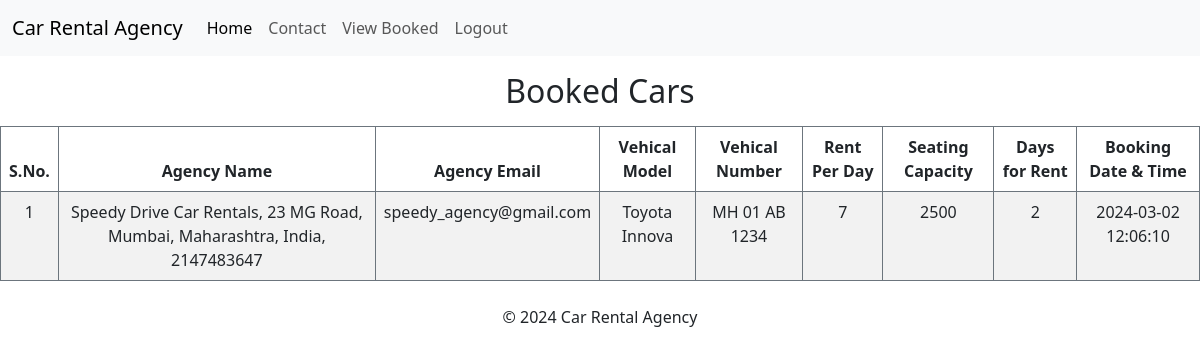
Page /customer/viewbooked.php (signed in) on the committed database.
### tables this page shows
CREATE TABLE `booked_cars` (
  `id` int(11) NOT NULL,
  `vehicle_id` int(11) DEFAULT NULL,
  `customer_id` int(11) NOT NULL,
  `agency_id` int(11) NOT NULL,
  `daysforrent` int(11) NOT NULL,
  `booking_date` timestamp NOT NULL DEFAULT current_timestamp()
);

CREATE TABLE `registerd_agency` (
  `id` int(11) NOT NULL,
  `agency_id` int(11) NOT NULL,
  `user_type` varchar(500) NOT NULL,
  `a_name` varchar(255) NOT NULL,
  `a_add` varchar(500) NOT NULL,
  `a_phone`  varchar(500) NOT NULL,
  `a_email` varchar(500) DEFAULT NULL,
  `a_pass` varchar(500) DEFAULT NULL
);

CREATE TABLE `vehical_table` (
  `vehicle_id` int(11) NOT NULL,
  `agency_id` int(11) DEFAULT NULL,
  `v_model` varchar(600) DEFAULT NULL,
  `v_number` varchar(600) DEFAULT NULL,
  `v_seat` int(11) DEFAULT NULL,
  `v_rent` int(11) DEFAULT NULL
);

### customer/viewbooked.php (the view, shortened to what this page needs)
<?php
if(isset($_SESSION['customer_id'])) {
    $customer_id = $_SESSION['customer_id'];
} else {
    echo "Customer Id not found in session.";
}?>
<!DOCTYPE html>
<html lang="en">
<head>
    <link href="https://cdn.jsdelivr.net/npm/bootstrap@5.3.0-alpha1/dist/css/bootstrap.min.css" rel="stylesheet">
</head>
<body>
    <?php
    require("nav.php");
    ?>
<h2 class="text-center my-3">Booked Cars</h2>
    <table class="table table-bordered text-center border-secondary table-striped table-hover">
        <thead>
        <tr>
                <th>S.No.</th>
                <th>Agency Name</th>
                <th>Agency Email</th>
                <th>Vehical Model</th>
                <th>Vehical Number</th>
                <th>Rent Per Day</th>
                <th>Seating Capacity</th>
                <th>Days for Rent</th>
                <th>Booking Date & Time</th>
            </tr>
        </thead>
        <tbody>
            <?php
            require('../config.php');
            $sql = "SELECT bc.*, vt.*, a.* FROM booked_cars bc
                    JOIN vehical_table vt ON bc.vehicle_id = vt.vehicle_id
                    JOIN registerd_agency a ON bc.agency_id = a.agency_id
                    WHERE bc.customer_id='$customer_id'";
            $result = mysqli_query($conn, $sql);
            $i = 1;
            while ($row = mysqli_fetch_assoc($result)) {
                echo "<tr>";
                echo "<td>" . $i . "</td>";
                echo "<td>" . $row['a_name'].", ".  $row['a_add'].", ".$row['a_phone'] . "</td>";
                echo "<td>" . $row['a_email'] . "</td>";
                echo "<td>" . $row['v_model'] . "</td>";
                echo "<td>" . $row['v_number'] . "</td>";
                echo "<td>" . $row['v_seat'] . "</td>";
                echo "<td>" . $row['v_rent'] . "</td>";
                echo "<td>" . $row['daysforrent'] . "</td>";
                echo "<td>" . $row['booking_date'] . "</td>";
                echo "</tr>";
                $i++;
            }
            ?>
        </tbody>
    </table>
    <footer>
    <div class="container mt-4">
            <div class="row">
                <div class="col-md-12 text-center">
                    <p>&copy; 2024 Car Rental Agency</p>
                </div>
            </div>
        </div>
    </footer>
</body>
</html>

### rows in the picture
booked_cars: registerd_agency.a_name "Speedy Drive Car Rentals", registerd_agency.a_add "23 MG Road, Mumbai, Maharashtra, India", registerd_agency.a_phone "2147483647", registerd_agency.a_email "speedy_agency@gmail.com", vehicle.v_model "Toyota Innova", vehicle.v_number "MH 01 AB 1234", vehicle.v_seat "7", vehicle.v_rent "2500", daysforrent "2", booking_date "2024-03-02 12:06:10"
